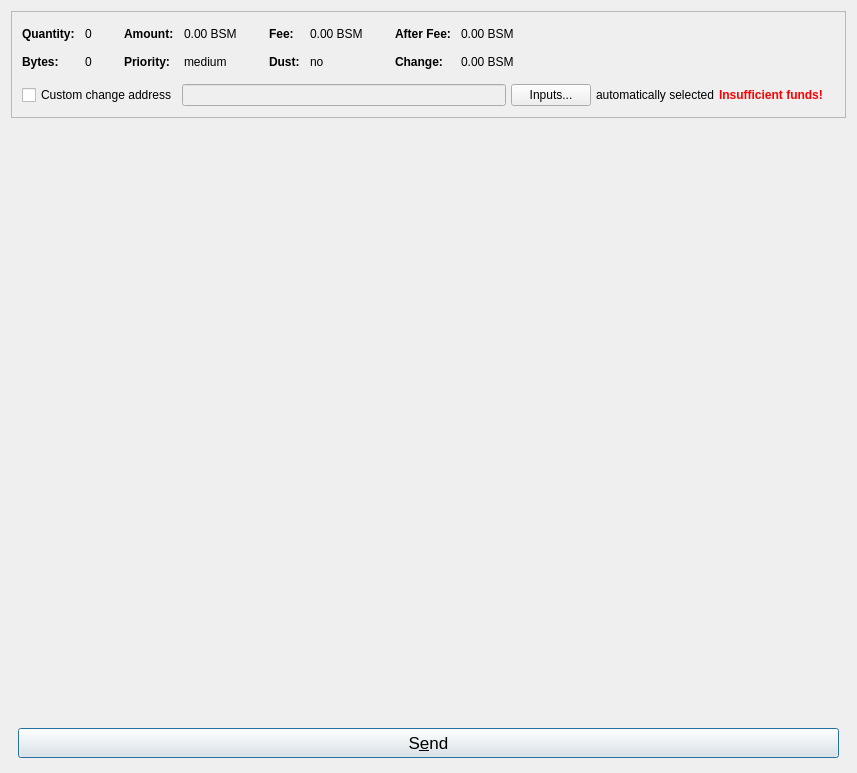
<?xml version="1.0" encoding="UTF-8"?>
<ui version="4.0">
 <class>SendCoinsDialog</class>
 <widget class="QDialog" name="SendCoinsDialog">
  <property name="geometry">
   <rect>
    <x>0</x>
    <y>0</y>
    <width>857</width>
    <height>773</height>
   </rect>
  </property>
  <property name="windowTitle">
   <string>Send Coins</string>
  </property>
  <layout class="QVBoxLayout" name="verticalLayout" stretch="0,0,0,0">
   <property name="bottomMargin">
    <number>8</number>
   </property>
   <item>
    <widget class="QFrame" name="frameCoinControl">
     <property name="frameShape">
      <enum>QFrame::StyledPanel</enum>
     </property>
     <property name="frameShadow">
      <enum>QFrame::Sunken</enum>
     </property>
     <layout class="QVBoxLayout" name="verticalLayoutCoinControl2">
      <property name="spacing">
       <number>0</number>
      </property>
      <property name="leftMargin">
       <number>0</number>
      </property>
      <property name="topMargin">
       <number>0</number>
      </property>
      <property name="rightMargin">
       <number>0</number>
      </property>
      <property name="bottomMargin">
       <number>6</number>
      </property>
      <item>
       <layout class="QVBoxLayout" name="verticalLayoutCoinControl" stretch="0,0,0">
        <property name="spacing">
         <number>0</number>
        </property>
        <property name="leftMargin">
         <number>0</number>
        </property>
        <property name="topMargin">
         <number>0</number>
        </property>
        <property name="rightMargin">
         <number>0</number>
        </property>
        <property name="bottomMargin">
         <number>0</number>
        </property>
        <item>
         <layout class="QHBoxLayout" name="horizontalLayoutCoinControl2" stretch="0">
          <property name="spacing">
           <number>8</number>
          </property>
          <property name="bottomMargin">
           <number>10</number>
          </property>
          <item>
           <spacer name="horizontalSpacerCoinControl">
            <property name="orientation">
             <enum>Qt::Horizontal</enum>
            </property>
            <property name="sizeHint" stdset="0">
             <size>
              <width>40</width>
              <height>1</height>
             </size>
            </property>
           </spacer>
          </item>
         </layout>
        </item>
        <item>
         <widget class="QWidget" name="widgetCoinControl" native="true">
          <layout class="QHBoxLayout" name="horizontalLayoutCoinControl5">
           <property name="leftMargin">
            <number>0</number>
           </property>
           <property name="topMargin">
            <number>0</number>
           </property>
           <property name="rightMargin">
            <number>0</number>
           </property>
           <property name="bottomMargin">
            <number>0</number>
           </property>
           <item>
            <layout class="QHBoxLayout" name="horizontalLayoutCoinControl3" stretch="0,0,0,1">
             <property name="spacing">
              <number>20</number>
             </property>
             <property name="topMargin">
              <number>0</number>
             </property>
             <property name="bottomMargin">
              <number>10</number>
             </property>
             <item>
              <layout class="QFormLayout" name="formLayoutCoinControl1">
               <property name="horizontalSpacing">
                <number>10</number>
               </property>
               <property name="verticalSpacing">
                <number>14</number>
               </property>
               <property name="leftMargin">
                <number>10</number>
               </property>
               <property name="topMargin">
                <number>4</number>
               </property>
               <property name="rightMargin">
                <number>6</number>
               </property>
               <item row="0" column="0">
                <widget class="QLabel" name="labelCoinControlQuantityText">
                 <property name="font">
                  <font>
                   <weight>75</weight>
                   <bold>true</bold>
                  </font>
                 </property>
                 <property name="text">
                  <string>Quantity:</string>
                 </property>
                 <property name="margin">
                  <number>0</number>
                 </property>
                </widget>
               </item>
               <item row="0" column="1">
                <widget class="QLabel" name="labelCoinControlQuantity">
                 <property name="cursor">
                  <cursorShape>IBeamCursor</cursorShape>
                 </property>
                 <property name="contextMenuPolicy">
                  <enum>Qt::ActionsContextMenu</enum>
                 </property>
                 <property name="text">
                  <string notr="true">0</string>
                 </property>
                 <property name="margin">
                  <number>0</number>
                 </property>
                 <property name="textInteractionFlags">
                  <set>Qt::LinksAccessibleByMouse|Qt::TextSelectableByKeyboard|Qt::TextSelectableByMouse</set>
                 </property>
                </widget>
               </item>
               <item row="1" column="0">
                <widget class="QLabel" name="labelCoinControlBytesText">
                 <property name="font">
                  <font>
                   <weight>75</weight>
                   <bold>true</bold>
                  </font>
                 </property>
                 <property name="text">
                  <string>Bytes:</string>
                 </property>
                </widget>
               </item>
               <item row="1" column="1">
                <widget class="QLabel" name="labelCoinControlBytes">
                 <property name="cursor">
                  <cursorShape>IBeamCursor</cursorShape>
                 </property>
                 <property name="contextMenuPolicy">
                  <enum>Qt::ActionsContextMenu</enum>
                 </property>
                 <property name="text">
                  <string notr="true">0</string>
                 </property>
                 <property name="textInteractionFlags">
                  <set>Qt::LinksAccessibleByMouse|Qt::TextSelectableByKeyboard|Qt::TextSelectableByMouse</set>
                 </property>
                </widget>
               </item>
              </layout>
             </item>
             <item>
              <layout class="QFormLayout" name="formLayoutCoinControl2">
               <property name="horizontalSpacing">
                <number>10</number>
               </property>
               <property name="verticalSpacing">
                <number>14</number>
               </property>
               <property name="leftMargin">
                <number>6</number>
               </property>
               <property name="topMargin">
                <number>4</number>
               </property>
               <property name="rightMargin">
                <number>6</number>
               </property>
               <item row="0" column="0">
                <widget class="QLabel" name="labelCoinControlAmountText">
                 <property name="font">
                  <font>
                   <weight>75</weight>
                   <bold>true</bold>
                  </font>
                 </property>
                 <property name="text">
                  <string>Amount:</string>
                 </property>
                 <property name="margin">
                  <number>0</number>
                 </property>
                </widget>
               </item>
               <item row="0" column="1">
                <widget class="QLabel" name="labelCoinControlAmount">
                 <property name="cursor">
                  <cursorShape>IBeamCursor</cursorShape>
                 </property>
                 <property name="contextMenuPolicy">
                  <enum>Qt::ActionsContextMenu</enum>
                 </property>
                 <property name="text">
                  <string notr="true">0.00 BSM</string>
                 </property>
                 <property name="textInteractionFlags">
                  <set>Qt::LinksAccessibleByMouse|Qt::TextSelectableByKeyboard|Qt::TextSelectableByMouse</set>
                 </property>
                </widget>
               </item>
               <item row="1" column="0">
                <widget class="QLabel" name="labelCoinControlPriorityText">
                 <property name="font">
                  <font>
                   <weight>75</weight>
                   <bold>true</bold>
                  </font>
                 </property>
                 <property name="text">
                  <string>Priority:</string>
                 </property>
                </widget>
               </item>
               <item row="1" column="1">
                <widget class="QLabel" name="labelCoinControlPriority">
                 <property name="cursor">
                  <cursorShape>IBeamCursor</cursorShape>
                 </property>
                 <property name="contextMenuPolicy">
                  <enum>Qt::ActionsContextMenu</enum>
                 </property>
                 <property name="text">
                  <string notr="true">medium</string>
                 </property>
                 <property name="textInteractionFlags">
                  <set>Qt::LinksAccessibleByMouse|Qt::TextSelectableByKeyboard|Qt::TextSelectableByMouse</set>
                 </property>
                </widget>
               </item>
              </layout>
             </item>
             <item>
              <layout class="QFormLayout" name="formLayoutCoinControl3">
               <property name="horizontalSpacing">
                <number>10</number>
               </property>
               <property name="verticalSpacing">
                <number>14</number>
               </property>
               <property name="leftMargin">
                <number>6</number>
               </property>
               <property name="topMargin">
                <number>4</number>
               </property>
               <property name="rightMargin">
                <number>6</number>
               </property>
               <item row="0" column="0">
                <widget class="QLabel" name="labelCoinControlFeeText">
                 <property name="font">
                  <font>
                   <weight>75</weight>
                   <bold>true</bold>
                  </font>
                 </property>
                 <property name="text">
                  <string>Fee:</string>
                 </property>
                 <property name="margin">
                  <number>0</number>
                 </property>
                </widget>
               </item>
               <item row="0" column="1">
                <widget class="QLabel" name="labelCoinControlFee">
                 <property name="cursor">
                  <cursorShape>IBeamCursor</cursorShape>
                 </property>
                 <property name="contextMenuPolicy">
                  <enum>Qt::ActionsContextMenu</enum>
                 </property>
                 <property name="text">
                  <string notr="true">0.00 BSM</string>
                 </property>
                 <property name="textInteractionFlags">
                  <set>Qt::LinksAccessibleByMouse|Qt::TextSelectableByKeyboard|Qt::TextSelectableByMouse</set>
                 </property>
                </widget>
               </item>
               <item row="1" column="0">
                <widget class="QLabel" name="labelCoinControlLowOutputText">
                 <property name="font">
                  <font>
                   <weight>75</weight>
                   <bold>true</bold>
                  </font>
                 </property>
                 <property name="text">
                  <string>Dust:</string>
                 </property>
                </widget>
               </item>
               <item row="1" column="1">
                <widget class="QLabel" name="labelCoinControlLowOutput">
                 <property name="cursor">
                  <cursorShape>IBeamCursor</cursorShape>
                 </property>
                 <property name="contextMenuPolicy">
                  <enum>Qt::ActionsContextMenu</enum>
                 </property>
                 <property name="text">
                  <string notr="true">no</string>
                 </property>
                 <property name="textInteractionFlags">
                  <set>Qt::LinksAccessibleByMouse|Qt::TextSelectableByKeyboard|Qt::TextSelectableByMouse</set>
                 </property>
                </widget>
               </item>
              </layout>
             </item>
             <item>
              <layout class="QFormLayout" name="formLayoutCoinControl4">
               <property name="horizontalSpacing">
                <number>10</number>
               </property>
               <property name="verticalSpacing">
                <number>14</number>
               </property>
               <property name="leftMargin">
                <number>6</number>
               </property>
               <property name="topMargin">
                <number>4</number>
               </property>
               <property name="rightMargin">
                <number>6</number>
               </property>
               <item row="0" column="0">
                <widget class="QLabel" name="labelCoinControlAfterFeeText">
                 <property name="font">
                  <font>
                   <weight>75</weight>
                   <bold>true</bold>
                  </font>
                 </property>
                 <property name="text">
                  <string>After Fee:</string>
                 </property>
                 <property name="margin">
                  <number>0</number>
                 </property>
                </widget>
               </item>
               <item row="0" column="1">
                <widget class="QLabel" name="labelCoinControlAfterFee">
                 <property name="cursor">
                  <cursorShape>IBeamCursor</cursorShape>
                 </property>
                 <property name="contextMenuPolicy">
                  <enum>Qt::ActionsContextMenu</enum>
                 </property>
                 <property name="text">
                  <string notr="true">0.00 BSM</string>
                 </property>
                 <property name="textInteractionFlags">
                  <set>Qt::LinksAccessibleByMouse|Qt::TextSelectableByKeyboard|Qt::TextSelectableByMouse</set>
                 </property>
                </widget>
               </item>
               <item row="1" column="0">
                <widget class="QLabel" name="labelCoinControlChangeText">
                 <property name="font">
                  <font>
                   <weight>75</weight>
                   <bold>true</bold>
                  </font>
                 </property>
                 <property name="text">
                  <string>Change:</string>
                 </property>
                </widget>
               </item>
               <item row="1" column="1">
                <widget class="QLabel" name="labelCoinControlChange">
                 <property name="cursor">
                  <cursorShape>IBeamCursor</cursorShape>
                 </property>
                 <property name="contextMenuPolicy">
                  <enum>Qt::ActionsContextMenu</enum>
                 </property>
                 <property name="text">
                  <string notr="true">0.00 BSM</string>
                 </property>
                 <property name="textInteractionFlags">
                  <set>Qt::LinksAccessibleByMouse|Qt::TextSelectableByKeyboard|Qt::TextSelectableByMouse</set>
                 </property>
                </widget>
               </item>
              </layout>
             </item>
            </layout>
           </item>
          </layout>
         </widget>
        </item>
        <item>
         <layout class="QHBoxLayout" name="horizontalLayoutCoinControl4" stretch="0,0,0,0,0,0">
          <property name="spacing">
           <number>5</number>
          </property>
          <property name="topMargin">
           <number>5</number>
          </property>
          <property name="rightMargin">
           <number>10</number>
          </property>
          <property name="bottomMargin">
           <number>5</number>
          </property>
          <property name="leftMargin">
           <number>10</number>
          </property>
          <item>
           <widget class="QCheckBox" name="checkBoxCoinControlChange">
            <property name="toolTip">
             <string>If this is activated, but the change address is empty or invalid, change will be sent to a newly generated address.</string>
            </property>
            <property name="text">
             <string>Custom change address</string>
            </property>
           </widget>
          </item>
          <item>
           <widget class="QValidatedLineEdit" name="lineEditCoinControlChange">
            <property name="enabled">
             <bool>false</bool>
            </property>
           </widget>
          </item>
          <item>
           <widget class="QPushButton" name="pushButtonCoinControl">
            <property name="styleSheet">
             <string notr="true"/>
            </property>
            <property name="text">
             <string>Inputs...</string>
            </property>
            <property name="autoDefault">
             <bool>false</bool>
            </property>
           </widget>
          </item>
          <item>
           <widget class="QLabel" name="labelCoinControlAutomaticallySelected">
            <property name="text">
             <string>automatically selected</string>
            </property>
            <property name="margin">
             <number>5</number>
            </property>
           </widget>
          </item>
          <item>
           <widget class="QLabel" name="labelCoinControlInsuffFunds">
            <property name="font">
             <font>
              <weight>75</weight>
              <bold>true</bold>
             </font>
            </property>
            <property name="styleSheet">
             <string notr="true">color:red;font-weight:bold;</string>
            </property>
            <property name="text">
             <string>Insufficient funds!</string>
            </property>
            <property name="margin">
             <number>5</number>
            </property>
           </widget>
          </item>
          <item>
           <widget class="QLabel" name="labelCoinControlChangeLabel">
            <property name="minimumSize">
             <size>
              <width>0</width>
              <height>0</height>
             </size>
            </property>
            <property name="text">
             <string/>
            </property>
            <property name="margin">
             <number>3</number>
            </property>
           </widget>
          </item>
         </layout>
        </item>
       </layout>
      </item>
     </layout>
    </widget>
   </item>
   <item>
    <spacer name="verticalSpacer">
     <property name="orientation">
      <enum>Qt::Vertical</enum>
     </property>
     <property name="sizeType">
      <enum>QSizePolicy::Expanding</enum>
     </property>
    </spacer>
   </item>
   <item>
    <layout class="QVBoxLayout" name="verticalLayout_6">
     <item>
      <layout class="QVBoxLayout" name="entries">
       <property name="spacing">
        <number>6</number>
       </property>
      </layout>
     </item>
     <item>
      <spacer name="horizontalSpacer_7">
       <property name="orientation">
        <enum>Qt::Vertical</enum>
       </property>
       <property name="sizeHint" stdset="0">
        <size>
         <width>0</width>
         <height>20</height>
        </size>
       </property>
      </spacer>
     </item>
     <item>
      <layout class="QHBoxLayout" name="horizontalLayout_4">
       <item>
        <spacer name="horizontalSpacer_7">
         <property name="orientation">
          <enum>Qt::Horizontal</enum>
         </property>
        </spacer>
       </item>
       <item>
        <widget class="QPushButton" name="sendButton">
         <property name="minimumSize">
          <size>
           <width>180</width>
           <height>30</height>
          </size>
         </property>
         <property name="font">
          <font>
           <pointsize>13</pointsize>
          </font>
         </property>
         <property name="toolTip">
          <string>Confirm the send action</string>
         </property>
         <property name="text">
          <string>S&amp;end</string>
         </property>
         <property name="icon">
          <iconset resource="../bsmcoin.qrc">
           <normaloff>:/icons/send</normaloff>:/icons/send</iconset>
         </property>
         <property name="autoDefault">
          <bool>false</bool>
         </property>
         <property name="default">
          <bool>true</bool>
         </property>
        </widget>
       </item>
       <item>
        <spacer name="horizontalSpacer_10">
         <property name="orientation">
          <enum>Qt::Horizontal</enum>
         </property>
        </spacer>
       </item>
      </layout>
     </item>
    </layout>
   </item>
   <item>
    <spacer name="verticalSpacer">
     <property name="orientation">
      <enum>Qt::Vertical</enum>
     </property>
     <property name="sizeType">
      <enum>QSizePolicy::Expanding</enum>
     </property>
    </spacer>
   </item>
  </layout>
 </widget>
 <customwidgets>
  <customwidget>
   <class>QValidatedLineEdit</class>
   <extends>QLineEdit</extends>
   <header>qvalidatedlineedit.h</header>
  </customwidget>
  <customwidget>
   <class>BsmCoinAmountField</class>
   <extends>QLineEdit</extends>
   <header>bsmcoinamountfield.h</header>
   <container>1</container>
  </customwidget>
 </customwidgets>
 <resources>
  <include location="../bsmcoin.qrc"/>
 </resources>
 <connections/>
</ui>
